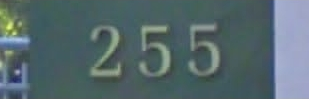
#> input picture Dataset1/5.png, 309 x 99 px
$ python tempq1.py
#> lines starting #> are read from the running program, lines starting #| are printed output that depends on the picture; after the words box and inside, x2 and y2 are one past the last pixel; in counts of white or black regions, pixels touching at a corner belong together
import cv2 as cv2
import numpy as np
import matplotlib.pyplot as plt


img = cv2.imread("Dataset1/5.png",0)
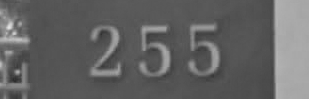
#> img: shape (99, 309); min 44, max 227, mean 99.2
#gray = cv2.cvtColor(img,cv2.COLOR_RGB2GRAY)
ret,gray = cv2.threshold(img,127,255,cv2.THRESH_BINARY)
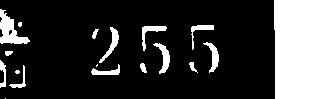
#> gray: shape (99, 309); 17.4% white; 18 white regions (4 under 20 px), largest, box (x1, y1, x2, y2) and area: (274, 0, 309, 99) 3396, (0, 9, 30, 44) 486, (153, 43, 170, 74) 209

plt.imshow(gray,cmap='gray')
plt.show()

$ run again, with Dataset1/1.png copied over Dataset1/5.png
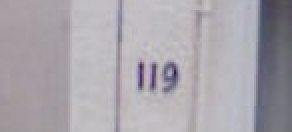
#> input picture Dataset1/1.png, 146 x 66 px (shown 2 times larger)
#> `ret,gray = cv2.threshold(img,127,255,cv2.THRESH_BINARY)`:
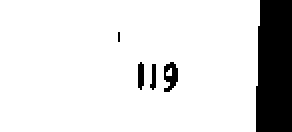
#> gray: shape (66, 146) (shown 2 times larger); 86.8% white; 5 black regions (1 under 20 px), largest, box (x1, y1, x2, y2) and area: (128, 0, 146, 66) 1132, (82, 31, 89, 46) 68, (69, 31, 72, 45) 37, (75, 32, 78, 45) 27

$ run again, with Dataset1/2.png copied over Dataset1/5.png
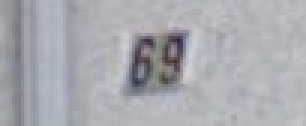
#> input picture Dataset1/2.png, 102 x 42 px (shown 3 times larger)
#> `ret,gray = cv2.threshold(img,127,255,cv2.THRESH_BINARY)`:
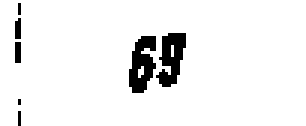
#> gray: shape (42, 102) (shown 3 times larger); 93.9% white; 7 black regions (5 under 20 px), largest, box (x1, y1, x2, y2) and area: (43, 12, 52, 31) 115, (52, 11, 62, 29) 110

$ run again, with Dataset1/3.png copied over Dataset1/5.png
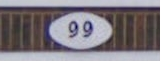
#> input picture Dataset1/3.png, 161 x 61 px
#> `img = cv2.imread("Dataset1/5.png",0)`:
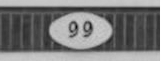
#> img: shape (61, 161); min 11, max 255, mean 121
#> `ret,gray = cv2.threshold(img,127,255,cv2.THRESH_BINARY)`:
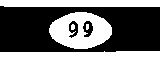
#> gray: shape (61, 161); 43.2% white; 4 white regions (1 under 20 px), largest, box (x1, y1, x2, y2) and area: (0, 0, 161, 61) 2662, (49, 12, 112, 49) 1547, (71, 24, 75, 30) 21
